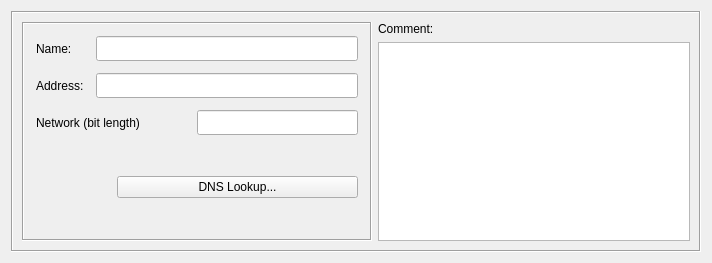
<?xml version="1.0" encoding="UTF-8"?>
<ui version="4.0">
 <class>IPv6Dialog_q</class>
 <widget class="QWidget" name="IPv6Dialog_q">
  <property name="enabled">
   <bool>true</bool>
  </property>
  <property name="geometry">
   <rect>
    <x>0</x>
    <y>0</y>
    <width>712</width>
    <height>263</height>
   </rect>
  </property>
  <property name="windowTitle">
   <string>IPv6</string>
  </property>
  <layout class="QGridLayout" name="gridLayout">
   <item row="0" column="0">
    <widget class="QFrame" name="frame7">
     <property name="sizePolicy">
      <sizepolicy hsizetype="Preferred" vsizetype="Preferred">
       <horstretch>0</horstretch>
       <verstretch>0</verstretch>
      </sizepolicy>
     </property>
     <property name="frameShape">
      <enum>QFrame::Box</enum>
     </property>
     <property name="frameShadow">
      <enum>QFrame::Sunken</enum>
     </property>
     <layout class="QGridLayout">
      <item row="0" column="0" rowspan="2">
       <widget class="QFrame" name="frame14">
        <property name="sizePolicy">
         <sizepolicy hsizetype="Fixed" vsizetype="Preferred">
          <horstretch>0</horstretch>
          <verstretch>0</verstretch>
         </sizepolicy>
        </property>
        <property name="minimumSize">
         <size>
          <width>350</width>
          <height>16</height>
         </size>
        </property>
        <property name="maximumSize">
         <size>
          <width>350</width>
          <height>16777215</height>
         </size>
        </property>
        <property name="frameShape">
         <enum>QFrame::Box</enum>
        </property>
        <property name="frameShadow">
         <enum>QFrame::Sunken</enum>
        </property>
        <layout class="QGridLayout">
         <property name="margin">
          <number>12</number>
         </property>
         <property name="spacing">
          <number>12</number>
         </property>
         <item row="0" column="0">
          <widget class="QLabel" name="textLabel1">
           <property name="maximumSize">
            <size>
             <width>55</width>
             <height>16777215</height>
            </size>
           </property>
           <property name="text">
            <string>Name:</string>
           </property>
           <property name="wordWrap">
            <bool>false</bool>
           </property>
          </widget>
         </item>
         <item row="0" column="1">
          <widget class="QLineEdit" name="obj_name">
           <property name="sizePolicy">
            <sizepolicy hsizetype="Preferred" vsizetype="Fixed">
             <horstretch>200</horstretch>
             <verstretch>0</verstretch>
            </sizepolicy>
           </property>
           <property name="minimumSize">
            <size>
             <width>0</width>
             <height>25</height>
            </size>
           </property>
          </widget>
         </item>
         <item row="1" column="0">
          <widget class="QLabel" name="textLabel2_2">
           <property name="minimumSize">
            <size>
             <width>0</width>
             <height>0</height>
            </size>
           </property>
           <property name="maximumSize">
            <size>
             <width>55</width>
             <height>16777215</height>
            </size>
           </property>
           <property name="text">
            <string>Address:</string>
           </property>
           <property name="wordWrap">
            <bool>false</bool>
           </property>
          </widget>
         </item>
         <item row="1" column="1">
          <widget class="QLineEdit" name="address">
           <property name="sizePolicy">
            <sizepolicy hsizetype="Preferred" vsizetype="Fixed">
             <horstretch>200</horstretch>
             <verstretch>0</verstretch>
            </sizepolicy>
           </property>
           <property name="minimumSize">
            <size>
             <width>0</width>
             <height>25</height>
            </size>
           </property>
           <property name="text">
            <string/>
           </property>
          </widget>
         </item>
         <item row="2" column="0" colspan="2">
          <widget class="QFrame" name="frame">
           <property name="frameShape">
            <enum>QFrame::NoFrame</enum>
           </property>
           <property name="frameShadow">
            <enum>QFrame::Raised</enum>
           </property>
           <layout class="QGridLayout">
            <property name="margin">
             <number>0</number>
            </property>
            <property name="spacing">
             <number>0</number>
            </property>
            <item row="0" column="0">
             <widget class="QLabel" name="netmaskLabel">
              <property name="text">
               <string>Network (bit length)</string>
              </property>
              <property name="wordWrap">
               <bool>false</bool>
              </property>
             </widget>
            </item>
            <item row="0" column="1">
             <widget class="QLineEdit" name="netmask">
              <property name="sizePolicy">
               <sizepolicy hsizetype="Preferred" vsizetype="Fixed">
                <horstretch>0</horstretch>
                <verstretch>0</verstretch>
               </sizepolicy>
              </property>
              <property name="minimumSize">
               <size>
                <width>0</width>
                <height>25</height>
               </size>
              </property>
             </widget>
            </item>
           </layout>
          </widget>
         </item>
         <item row="3" column="0" colspan="2">
          <layout class="QHBoxLayout">
           <item>
            <spacer>
             <property name="orientation">
              <enum>Qt::Vertical</enum>
             </property>
             <property name="sizeHint" stdset="0">
              <size>
               <width>81</width>
               <height>20</height>
              </size>
             </property>
            </spacer>
           </item>
           <item>
            <widget class="QPushButton" name="dnsLookup">
             <property name="text">
              <string>DNS Lookup...</string>
             </property>
            </widget>
           </item>
          </layout>
         </item>
        </layout>
       </widget>
      </item>
      <item row="0" column="1">
       <widget class="QLabel" name="textLabel2">
        <property name="sizePolicy">
         <sizepolicy hsizetype="Preferred" vsizetype="Fixed">
          <horstretch>0</horstretch>
          <verstretch>0</verstretch>
         </sizepolicy>
        </property>
        <property name="text">
         <string>Comment:</string>
        </property>
        <property name="wordWrap">
         <bool>false</bool>
        </property>
       </widget>
      </item>
      <item row="1" column="1">
       <widget class="TextEditWidget" name="comment">
        <property name="sizePolicy">
         <sizepolicy hsizetype="Expanding" vsizetype="Expanding">
          <horstretch>0</horstretch>
          <verstretch>100</verstretch>
         </sizepolicy>
        </property>
        <property name="minimumSize">
         <size>
          <width>200</width>
          <height>0</height>
         </size>
        </property>
        <property name="tabChangesFocus">
         <bool>true</bool>
        </property>
       </widget>
      </item>
     </layout>
    </widget>
   </item>
  </layout>
 </widget>
 <customwidgets>
  <customwidget>
   <class>TextEditWidget</class>
   <extends>QTextEdit</extends>
   <header>TextEditWidget.h</header>
  </customwidget>
 </customwidgets>
 <tabstops>
  <tabstop>obj_name</tabstop>
  <tabstop>address</tabstop>
  <tabstop>comment</tabstop>
 </tabstops>
 <resources>
  <include location="MainRes.qrc"/>
 </resources>
 <connections>
  <connection>
   <sender>comment</sender>
   <signal>textChanged()</signal>
   <receiver>IPv6Dialog_q</receiver>
   <slot>changed()</slot>
   <hints>
    <hint type="sourcelabel">
     <x>20</x>
     <y>20</y>
    </hint>
    <hint type="destinationlabel">
     <x>20</x>
     <y>20</y>
    </hint>
   </hints>
  </connection>
  <connection>
   <sender>address</sender>
   <signal>editingFinished()</signal>
   <receiver>IPv6Dialog_q</receiver>
   <slot>changed()</slot>
   <hints>
    <hint type="sourcelabel">
     <x>20</x>
     <y>20</y>
    </hint>
    <hint type="destinationlabel">
     <x>20</x>
     <y>20</y>
    </hint>
   </hints>
  </connection>
  <connection>
   <sender>obj_name</sender>
   <signal>editingFinished()</signal>
   <receiver>IPv6Dialog_q</receiver>
   <slot>changed()</slot>
   <hints>
    <hint type="sourcelabel">
     <x>20</x>
     <y>20</y>
    </hint>
    <hint type="destinationlabel">
     <x>20</x>
     <y>20</y>
    </hint>
   </hints>
  </connection>
  <connection>
   <sender>dnsLookup</sender>
   <signal>clicked()</signal>
   <receiver>IPv6Dialog_q</receiver>
   <slot>DNSlookup()</slot>
   <hints>
    <hint type="sourcelabel">
     <x>227</x>
     <y>194</y>
    </hint>
    <hint type="destinationlabel">
     <x>361</x>
     <y>126</y>
    </hint>
   </hints>
  </connection>
  <connection>
   <sender>netmask</sender>
   <signal>editingFinished()</signal>
   <receiver>IPv6Dialog_q</receiver>
   <slot>changed()</slot>
   <hints>
    <hint type="sourcelabel">
     <x>228</x>
     <y>141</y>
    </hint>
    <hint type="destinationlabel">
     <x>310</x>
     <y>129</y>
    </hint>
   </hints>
  </connection>
 </connections>
 <slots>
  <slot>changed()</slot>
 </slots>
</ui>
